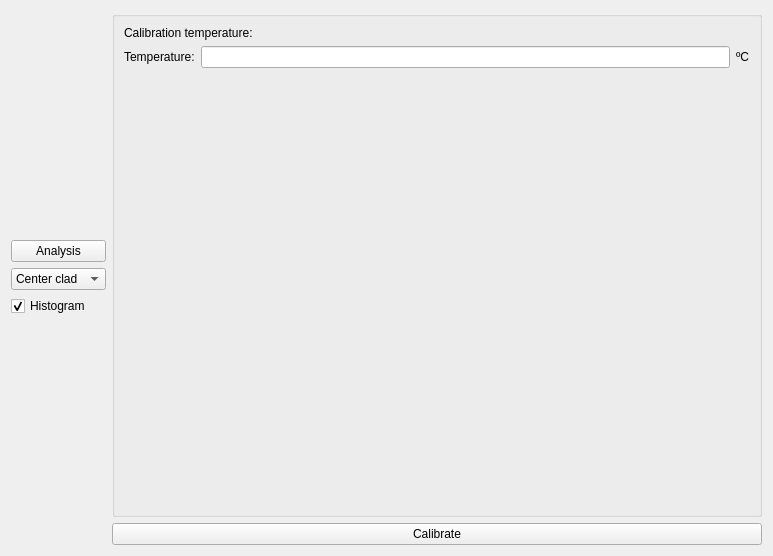
<?xml version="1.0" encoding="UTF-8"?>
<ui version="4.0">
 <class>analysis</class>
 <widget class="QWidget" name="analysis">
  <property name="geometry">
   <rect>
    <x>0</x>
    <y>0</y>
    <width>773</width>
    <height>556</height>
   </rect>
  </property>
  <property name="windowTitle">
   <string>Analysis</string>
  </property>
  <layout class="QHBoxLayout" name="horizontalLayout">
   <item>
    <layout class="QGridLayout" name="gridLayout">
     <item row="0" column="0">
      <layout class="QVBoxLayout" name="verticalLayout_2">
       <item>
        <widget class="QPushButton" name="pushButton">
         <property name="text">
          <string>Analysis</string>
         </property>
        </widget>
       </item>
       <item>
        <widget class="QComboBox" name="cbAnalysis">
         <item>
          <property name="text">
           <string>Center clad</string>
          </property>
         </item>
         <item>
          <property name="text">
           <string>Background</string>
          </property>
         </item>
         <item>
          <property name="text">
           <string>Velocity</string>
          </property>
         </item>
        </widget>
       </item>
       <item>
        <layout class="QVBoxLayout" name="vlAnalysis"/>
       </item>
       <item>
        <widget class="QCheckBox" name="cbHistogram">
         <property name="sizePolicy">
          <sizepolicy hsizetype="Minimum" vsizetype="Fixed">
           <horstretch>0</horstretch>
           <verstretch>0</verstretch>
          </sizepolicy>
         </property>
         <property name="contextMenuPolicy">
          <enum>Qt::PreventContextMenu</enum>
         </property>
         <property name="text">
          <string>Histogram</string>
         </property>
         <property name="checked">
          <bool>true</bool>
         </property>
        </widget>
       </item>
       <item>
        <layout class="QVBoxLayout" name="vLayout"/>
       </item>
      </layout>
     </item>
    </layout>
   </item>
   <item>
    <layout class="QHBoxLayout" name="horizontalLayout_2">
     <item>
      <layout class="QVBoxLayout" name="verticalLayout">
       <item>
        <layout class="QVBoxLayout" name="display">
         <item>
          <widget class="QGroupBox" name="gbTemperature">
           <layout class="QVBoxLayout" name="vlTemperature">
            <item>
             <widget class="QLabel" name="lCalibration">
              <property name="text">
               <string>Calibration temperature:</string>
              </property>
             </widget>
            </item>
            <item>
             <layout class="QHBoxLayout" name="horizontalLayout_3">
              <item>
               <widget class="QLabel" name="label">
                <property name="text">
                 <string>Temperature:</string>
                </property>
               </widget>
              </item>
              <item>
               <widget class="QLineEdit" name="lTemperature"/>
              </item>
              <item>
               <widget class="QLabel" name="label_2">
                <property name="text">
                 <string>ºC</string>
                </property>
               </widget>
              </item>
             </layout>
            </item>
            <item>
             <spacer name="verticalSpacer_2">
              <property name="orientation">
               <enum>Qt::Vertical</enum>
              </property>
              <property name="sizeHint" stdset="0">
               <size>
                <width>20</width>
                <height>40</height>
               </size>
              </property>
             </spacer>
            </item>
           </layout>
          </widget>
         </item>
        </layout>
       </item>
       <item>
        <widget class="QPushButton" name="btnCalibrate">
         <property name="text">
          <string>Calibrate</string>
         </property>
        </widget>
       </item>
      </layout>
     </item>
    </layout>
   </item>
  </layout>
 </widget>
 <resources/>
 <connections/>
</ui>
